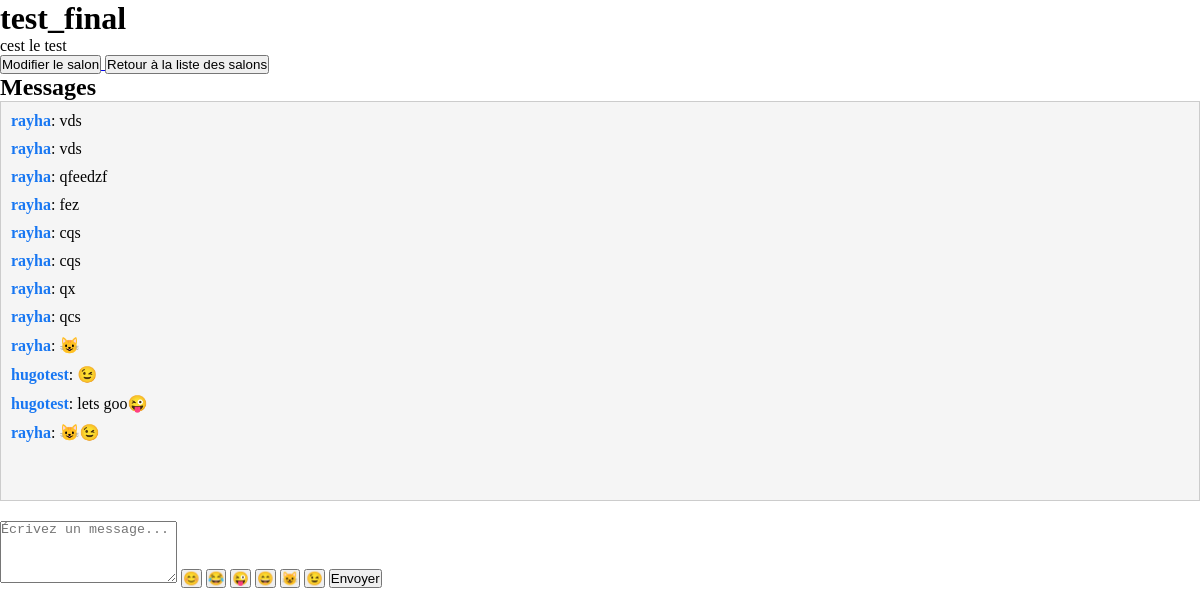
The page /membre/salon/45/ (signed in) on the database as committed earlier.
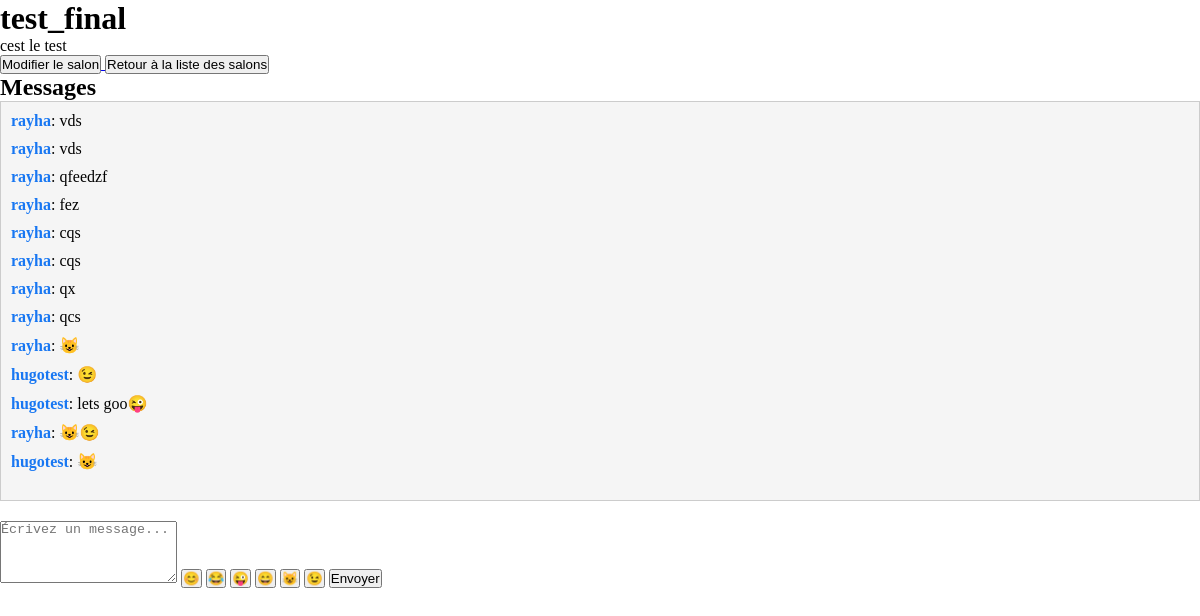
The same page on the database as committed later.
### membre/models.py (models this page shows, shortened)
class Message(models.Model):
    salon = models.ForeignKey('Salon', on_delete=models.CASCADE, related_name='messages')
    user = models.ForeignKey(User, on_delete=models.CASCADE)
    contenu = models.TextField()
    date_creation = models.DateTimeField(auto_now_add=True)

### membre/views.py (the view)
# urls.py: path('membre/salon/<int:salon_id>/', views.view_salon, name='view_salon'),
@login_required(login_url='connection')
def view_salon(request, salon_id):
    salon = get_object_or_404(Salon, id=salon_id)
    if request.method == 'POST':
        contenu = request.POST.get('contenu')
        if contenu:
            Message.objects.create(salon=salon, user=request.user, contenu=contenu)
    return render(request, 'view_salon.html', {'salon': salon})

### membre/templates/view_salon.html (shortened to what this page needs)
{% load static %}
<!DOCTYPE html>
<html lang="fr">
<head>
    <link rel="stylesheet" href="{% static 'styles.css' %}">
    <link rel="stylesheet" href="https://cdn.jsdelivr.net/npm/emoji-mart@5.6.0/css/emoji-mart.css">
</head>
<body>
    <h1>{{ salon.nom }}</h1>
    <p>{{ salon.description }}</p>
    {% if salon.created_by == request.user %}
    <a href="{% url 'edit_salon' salon.id %}">
        <button>Modifier le salon</button>
    </a>
    {% endif %}
    <a href="{% url 'salon_disponible' %}">
        <button>Retour à la liste des salons</button>
    </a>
    <h2>Messages</h2>
    <div id="messages-container">
        <ul id="messages">
            {% for message in salon.messages.all %}
                <li><strong>{{ message.user.username }}</strong>: {{ message.contenu }}</li>
            {% endfor %}
        </ul>
    </div>
    <form>
        <textarea id="contenu" name="contenu" rows="4" placeholder="Écrivez un message..."></textarea>
        <button type="button" class="emoji-button" data-emoji="😊">😊</button>
        <button type="button" class="emoji-button" data-emoji="😂">😂</button>
        <button type="button" class="emoji-button" data-emoji="😜">😜</button>
        <button type="button" class="emoji-button" data-emoji="😄">😄</button>
        <button type="button" class="emoji-button" data-emoji="😺">😺</button>
        <button type="button" class="emoji-button" data-emoji="😉">😉</button>
        <button type="submit">Envoyer</button>
    </form>
</body>
</html>

Rows that differ between the two databases and show on the page:
added Message: user.username "hugotest", contenu "😺"
